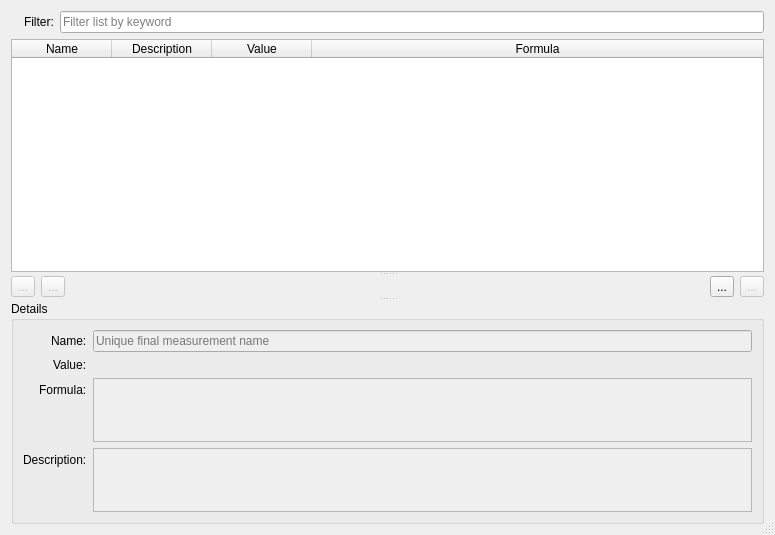
<?xml version="1.0" encoding="UTF-8"?>
<ui version="4.0">
 <class>DialogFinalMeasurements</class>
 <widget class="QDialog" name="DialogFinalMeasurements">
  <property name="geometry">
   <rect>
    <x>0</x>
    <y>0</y>
    <width>775</width>
    <height>535</height>
   </rect>
  </property>
  <property name="minimumSize">
   <size>
    <width>600</width>
    <height>450</height>
   </size>
  </property>
  <property name="windowTitle">
   <string>Final measurements</string>
  </property>
  <property name="windowIcon">
   <iconset resource="../../../libs/vmisc/share/resources/icon.qrc">
    <normaloff>:/icon/32x32/table.png</normaloff>:/icon/32x32/table.png</iconset>
  </property>
  <property name="locale">
   <locale language="English" country="UnitedStates"/>
  </property>
  <property name="sizeGripEnabled">
   <bool>true</bool>
  </property>
  <layout class="QVBoxLayout" name="verticalLayout">
   <item>
    <layout class="QHBoxLayout" name="filter_HorizontalLayout">
     <item>
      <widget class="QLabel" name="filterIcon_Label">
       <property name="maximumSize">
        <size>
         <width>16</width>
         <height>16</height>
        </size>
       </property>
       <property name="text">
        <string/>
       </property>
       <property name="pixmap">
        <pixmap resource="../../../libs/vmisc/share/resources/icon.qrc">:/icon/32x32/filter.png</pixmap>
       </property>
       <property name="scaledContents">
        <bool>true</bool>
       </property>
      </widget>
     </item>
     <item>
      <widget class="QLabel" name="filter_Label">
       <property name="text">
        <string>Filter:</string>
       </property>
      </widget>
     </item>
     <item>
      <widget class="QLineEdit" name="filter_LineEdit">
       <property name="placeholderText">
        <string>Filter list by keyword</string>
       </property>
       <property name="clearButtonEnabled">
        <bool>true</bool>
       </property>
      </widget>
     </item>
    </layout>
   </item>
   <item>
    <widget class="QSplitter" name="splitter">
     <property name="orientation">
      <enum>Qt::Vertical</enum>
     </property>
     <widget class="QTableWidget" name="measurements_TableWidget">
      <property name="sizePolicy">
       <sizepolicy hsizetype="Expanding" vsizetype="Expanding">
        <horstretch>0</horstretch>
        <verstretch>8</verstretch>
       </sizepolicy>
      </property>
      <property name="minimumSize">
       <size>
        <width>0</width>
        <height>150</height>
       </size>
      </property>
      <property name="editTriggers">
       <set>QAbstractItemView::NoEditTriggers</set>
      </property>
      <property name="alternatingRowColors">
       <bool>true</bool>
      </property>
      <property name="selectionMode">
       <enum>QAbstractItemView::SingleSelection</enum>
      </property>
      <property name="selectionBehavior">
       <enum>QAbstractItemView::SelectRows</enum>
      </property>
      <property name="sortingEnabled">
       <bool>true</bool>
      </property>
      <property name="wordWrap">
       <bool>true</bool>
      </property>
      <property name="columnCount">
       <number>4</number>
      </property>
      <attribute name="horizontalHeaderMinimumSectionSize">
       <number>100</number>
      </attribute>
      <attribute name="horizontalHeaderDefaultSectionSize">
       <number>100</number>
      </attribute>
      <attribute name="horizontalHeaderShowSortIndicator" stdset="0">
       <bool>true</bool>
      </attribute>
      <attribute name="horizontalHeaderStretchLastSection">
       <bool>true</bool>
      </attribute>
      <attribute name="verticalHeaderVisible">
       <bool>false</bool>
      </attribute>
      <attribute name="verticalHeaderMinimumSectionSize">
       <number>8</number>
      </attribute>
      <attribute name="verticalHeaderDefaultSectionSize">
       <number>25</number>
      </attribute>
      <column>
       <property name="text">
        <string>Name</string>
       </property>
      </column>
      <column>
       <property name="text">
        <string>Description</string>
       </property>
      </column>
      <column>
       <property name="text">
        <string>Value</string>
       </property>
      </column>
      <column>
       <property name="text">
        <string>Formula</string>
       </property>
      </column>
     </widget>
     <widget class="QWidget" name="buttons_Widget">
      <layout class="QHBoxLayout" name="buttons_HorizontalLayout">
       <property name="spacing">
        <number>6</number>
       </property>
       <property name="leftMargin">
        <number>0</number>
       </property>
       <property name="topMargin">
        <number>0</number>
       </property>
       <property name="rightMargin">
        <number>0</number>
       </property>
       <property name="bottomMargin">
        <number>0</number>
       </property>
       <item>
        <widget class="QToolButton" name="moveUp_ToolButton">
         <property name="enabled">
          <bool>false</bool>
         </property>
         <property name="toolTip">
          <string>Move final measurement up</string>
         </property>
         <property name="text">
          <string notr="true">...</string>
         </property>
         <property name="icon">
          <iconset resource="../../../libs/vmisc/share/resources/theme.qrc">
           <normaloff>:/icons/win.icon.theme/16x16/actions/go-up.png</normaloff>:/icons/win.icon.theme/16x16/actions/go-up.png</iconset>
         </property>
        </widget>
       </item>
       <item>
        <widget class="QToolButton" name="moveDown_ToolButton">
         <property name="enabled">
          <bool>false</bool>
         </property>
         <property name="toolTip">
          <string>Move final measurement down</string>
         </property>
         <property name="text">
          <string notr="true">...</string>
         </property>
         <property name="icon">
          <iconset resource="../../../libs/vmisc/share/resources/theme.qrc">
           <normaloff>:/icons/win.icon.theme/16x16/actions/go-down.png</normaloff>:/icons/win.icon.theme/16x16/actions/go-down.png</iconset>
         </property>
        </widget>
       </item>
       <item>
        <spacer name="buttons_HorizontalSpacer">
         <property name="orientation">
          <enum>Qt::Horizontal</enum>
         </property>
         <property name="sizeHint" stdset="0">
          <size>
           <width>5000</width>
           <height>20</height>
          </size>
         </property>
        </spacer>
       </item>
       <item>
        <widget class="QToolButton" name="add_ToolButton">
         <property name="toolTip">
          <string>Add final measurement</string>
         </property>
         <property name="text">
          <string notr="true">...</string>
         </property>
         <property name="icon">
          <iconset resource="../../../libs/vmisc/share/resources/theme.qrc">
           <normaloff>:/icons/win.icon.theme/24x24/actions/list-add.png</normaloff>:/icons/win.icon.theme/24x24/actions/list-add.png</iconset>
         </property>
        </widget>
       </item>
       <item>
        <widget class="QToolButton" name="remove_ToolButton">
         <property name="enabled">
          <bool>false</bool>
         </property>
         <property name="toolTip">
          <string>Remove final measurement</string>
         </property>
         <property name="text">
          <string notr="true">...</string>
         </property>
         <property name="icon">
          <iconset resource="../../../libs/vmisc/share/resources/theme.qrc">
           <normaloff>:/icons/win.icon.theme/24x24/actions/list-remove.png</normaloff>:/icons/win.icon.theme/24x24/actions/list-remove.png</iconset>
         </property>
        </widget>
       </item>
      </layout>
     </widget>
     <widget class="QGroupBox" name="details_GroupBox">
      <property name="sizePolicy">
       <sizepolicy hsizetype="Preferred" vsizetype="Minimum">
        <horstretch>0</horstretch>
        <verstretch>4</verstretch>
       </sizepolicy>
      </property>
      <property name="title">
       <string>Details</string>
      </property>
      <layout class="QFormLayout" name="details_FormLayout">
       <property name="labelAlignment">
        <set>Qt::AlignRight|Qt::AlignTrailing|Qt::AlignVCenter</set>
       </property>
       <item row="0" column="0">
        <widget class="QLabel" name="name_Label">
         <property name="text">
          <string>Name:</string>
         </property>
        </widget>
       </item>
       <item row="0" column="1">
        <widget class="QLineEdit" name="name_LineEdit">
         <property name="enabled">
          <bool>false</bool>
         </property>
         <property name="placeholderText">
          <string>Unique final measurement name</string>
         </property>
         <property name="clearButtonEnabled">
          <bool>true</bool>
         </property>
        </widget>
       </item>
       <item row="1" column="0">
        <widget class="QLabel" name="value_Label">
         <property name="text">
          <string>Value:</string>
         </property>
        </widget>
       </item>
       <item row="1" column="1">
        <widget class="QWidget" name="formulaEditor_Widget" native="true">
         <property name="enabled">
          <bool>false</bool>
         </property>
         <layout class="QHBoxLayout" name="formulaEditor_HorizontalLayout">
          <property name="leftMargin">
           <number>0</number>
          </property>
          <property name="topMargin">
           <number>0</number>
          </property>
          <property name="rightMargin">
           <number>0</number>
          </property>
          <property name="bottomMargin">
           <number>0</number>
          </property>
         </layout>
        </widget>
       </item>
       <item row="2" column="0">
        <widget class="QLabel" name="formula_Label">
         <property name="text">
          <string>Formula:</string>
         </property>
        </widget>
       </item>
       <item row="2" column="1">
        <widget class="QPlainTextEdit" name="formula_PlainTextEdit">
         <property name="enabled">
          <bool>false</bool>
         </property>
         <property name="maximumSize">
          <size>
           <width>16777215</width>
           <height>64</height>
          </size>
         </property>
         <property name="tabChangesFocus">
          <bool>true</bool>
         </property>
        </widget>
       </item>
       <item row="3" column="0">
        <widget class="QLabel" name="description_Label">
         <property name="text">
          <string>Description:</string>
         </property>
        </widget>
       </item>
       <item row="3" column="1">
        <widget class="QPlainTextEdit" name="description_PlainTextEdit">
         <property name="enabled">
          <bool>false</bool>
         </property>
         <property name="maximumSize">
          <size>
           <width>16777215</width>
           <height>64</height>
          </size>
         </property>
         <property name="tabChangesFocus">
          <bool>true</bool>
         </property>
        </widget>
       </item>
      </layout>
     </widget>
    </widget>
   </item>
  </layout>
 </widget>
 <tabstops>
  <tabstop>filter_LineEdit</tabstop>
  <tabstop>measurements_TableWidget</tabstop>
  <tabstop>add_ToolButton</tabstop>
  <tabstop>remove_ToolButton</tabstop>
  <tabstop>name_LineEdit</tabstop>
  <tabstop>formula_PlainTextEdit</tabstop>
  <tabstop>description_PlainTextEdit</tabstop>
 </tabstops>
 <resources>
  <include location="../../../libs/vmisc/share/resources/icon.qrc"/>
  <include location="../../../libs/vmisc/share/resources/theme.qrc"/>
 </resources>
 <connections/>
</ui>
